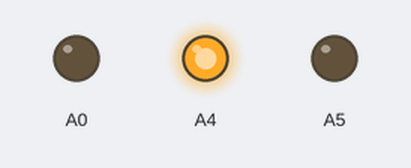
Recording of a sketch running on a simulated Arduino Nano, built with avr-gcc and run on an emulated ATmega328P. Shown: output pins drawn as LEDs (lit = HIGH).

Above: at 0.5 s.
At 5.5 s:
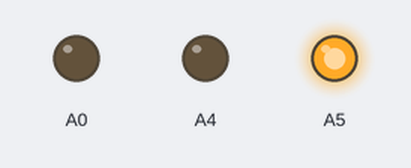
At 12.5 s:
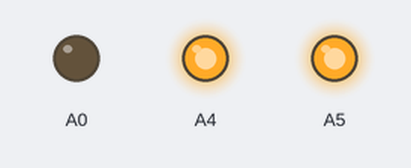
At 18.5 s:
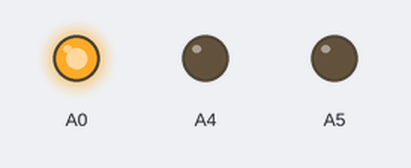
At 24.0 s:
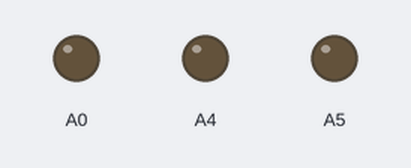
Timing chart, 0 to 37.8 s (numbered marks = the images above):
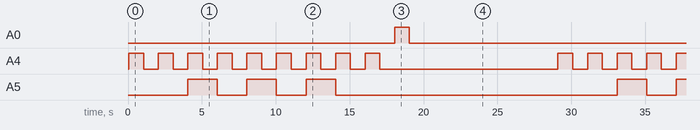

The sketch:

shiftreg.ino
```cpp
void setup() {
  // put your setup code here, to run once:
pinMode(A4, OUTPUT);
pinMode(A5, OUTPUT);
pinMode(A6, OUTPUT);

digitalWrite(A4, LOW);
digitalWrite(A5, LOW);
digitalWrite(A6, HIGH);


pinMode(A0, OUTPUT);

digitalWrite(A0, LOW);
}

void loop() {
  // put your main code here, to run repeatedly:

 digitalWrite(A6, LOW);
 delay(50);
 digitalWrite(A6, HIGH);

  digitalWrite(A5, LOW);
  digitalWrite(A4, HIGH);
  delay(1000);
  digitalWrite(A4, LOW);
  delay(1000);

  digitalWrite(A5, LOW);
  digitalWrite(A4, HIGH);
  delay(1000);
  digitalWrite(A4, LOW);
  delay(1000);

   digitalWrite(A5, HIGH);
  digitalWrite(A4, HIGH);
  delay(1000);
  digitalWrite(A4, LOW);
  delay(1000);


  digitalWrite(A5, LOW);
  digitalWrite(A4, HIGH);
  delay(1000);
  digitalWrite(A4, LOW);
  delay(1000);

    digitalWrite(A5, HIGH);
  digitalWrite(A4, HIGH);
  delay(1000);
  digitalWrite(A4, LOW);
  delay(1000);

   digitalWrite(A5, LOW);
  digitalWrite(A4, HIGH);
  delay(1000);
  digitalWrite(A4, LOW);
  delay(1000);

   digitalWrite(A5, HIGH);
  digitalWrite(A4, HIGH);
  delay(1000);
  digitalWrite(A4, LOW);
  delay(1000);


   digitalWrite(A5, LOW);
 digitalWrite(A4, HIGH);
  delay(1000);
  digitalWrite(A4, LOW);
  delay(1000);

   digitalWrite(A5, LOW);
  digitalWrite(A4, HIGH);
  delay(1000);
  digitalWrite(A4, LOW);
  delay(1000);

digitalWrite(A0, HIGH);
delay(1000);
  digitalWrite(A0, LOW);
delay(10000);
}
```

Measured:
- by itself, A0: alternates HIGH for 1.0 s and LOW for 28.1 s
- by itself, A4: repeats every 29.1 s: 8 × (LOW 1.0 s, HIGH 1.0 s), LOW 12.1 s, HIGH 1.0 s
- by itself, A5: repeats every 29.1 s: 2 × (LOW 2.0 s, HIGH 2.0 s), LOW 19.1 s, HIGH 2.0 s
